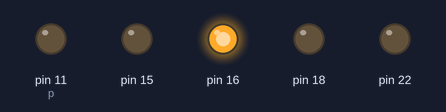
Bench run of a program on a simulated Raspberry Pi (header pin numbers). Parts: output pins drawn as LEDs (lit = HIGH). Library files of the repository ran but are not shown: 1 file(s). At 7.1 s the program stops and its outputs stay as they are.

Above: at 5.1 s.
Timing chart, 0 to 6.6 s (numbered marks = the images above):
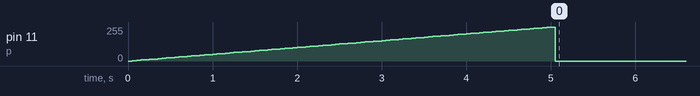

The program:

pwm.py
```python
#!/usr/bin/python

import sys, os, time
lib_path = os.path.abspath('.')
sys.path.append(lib_path)

from lights import GREEN, RED, YELLOW, BLUE, WHITE, on, off, toggle
from time import sleep

import RPi.GPIO as GPIO

def main():

  on(RED)

  p = GPIO.PWM(11, 50)
  p.start(0)

  for dc in range(0, 101, 1):
    p.ChangeDutyCycle(dc)
    sleep(0.05)

  p.ChangeDutyCycle(0)
  sleep(2)

  p.ChangeDutyCycle(100)

  p.stop()

if __name__ == "__main__":
  main()
```
